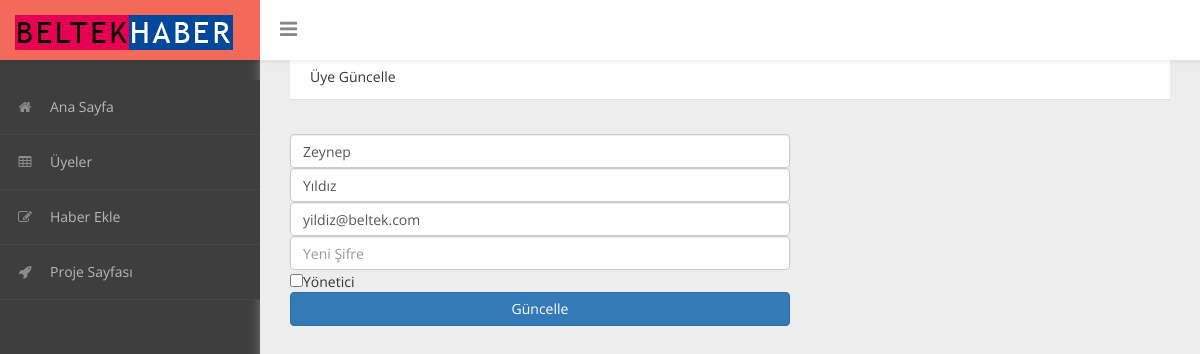
Screenshot of /admin/index.php?sayfa=uye-guncelle&id=2 (signed in) with the database file from the repository.
### tables this page shows
CREATE TABLE `kullanicilar` (
  `id` int(4) NOT NULL,
  `ad` varchar(40) NOT NULL,
  `soyad` varchar(40) NOT NULL,
  `eposta` varchar(40) NOT NULL,
  `sifre` varchar(32) NOT NULL,
  `yetki` int(11) NOT NULL
);

### admin/uye-guncelle.php (the view, shortened to what this page needs)
<div class="header">
	<ol class="breadcrumb">
	Üye Güncelle
	</ol>
</div>
<?php
	$id = $_GET["id"];
	$sorgu = "SELECT * FROM kullanicilar WHERE id='$id'";
	$bilgiBul = mysqli_query($baglanti, $sorgu);
	$bilgi = mysqli_fetch_array($bilgiBul);
?>
<div id="page-inner">
	<div class="card bg-light mb-40" style="max-width: 500px">
	<article class="card-body mx-auto">
		<form action="?sayfa=uye-duzenle" method="post">
			<input name="ad" type="text" required="required" class="form-control" id="ad" placeholder="Adınız" value="<?php echo $bilgi['ad']; ?>">
			<input name="soyad" type="text" required="required" class="form-control" id="soyad" placeholder="Soyadınız" value="<?php echo $bilgi['soyad'] ?>">
			<input name="eposta" type="email" required="required" class="form-control" id="eposta" placeholder="e-Posta Adresiniz" value="<?php echo $bilgi['eposta'] ?>">
			<input title="Şifreyi değiştirmek istemiyorsanız bu alanı boş bırakın" name="ysifre" class="form-control" placeholder="Yeni Şifre" type="password">
			<?php
			if($bilgi["yetki"]==1) echo '<input type="checkbox" name="yonetici" checked disabled>Yönetici';
				else echo '<input type="checkbox" name="yonetici">Yönetici';
			?>
			<button type="submit" class="btn btn-primary btn-block">Güncelle</button>
		</div>
	</div>
</div>

### admin/assets/css/custom-styles.css (style rules this page uses)
body { font-family: 'Open Sans', sans-serif; background: #3E3E3E; }
#page-inner { width:100%; margin:10px 20px 10px 0px; background-color:transparent; padding: 15px 30px; min-height:1200px; }
.breadcrumb { padding: 12px 10px 12px 20px; margin-bottom: 20px; list-style: none; border-radius: 0; -webkit-box-shadow: 0 1px 1px rgba(0,0,0,.05); box-shadow: 0 1px 1px rgba(0,0,0,.05);background: #fff; }
.header { margin: 0 30px; }

### rows the page displays
kullanicilar: ad "Zeynep", soyad "Yıldız", eposta "yildiz@beltek.com"
